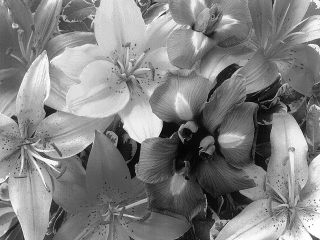
%> input picture HW#1/hw1/fl_orig.pgm, 320 x 240 px
$ octave hw1_template.m   (GNU Octave 9; MATLAB toolbox functions it lacks are replaced by stand-ins)
%> lines starting %> are read from the running program, lines starting %| are printed output that depends on the picture
% read the PGM image into MATLAB
clear; close all;
x=imread('fl_orig.pgm');
%> x is the input picture: size 240x320 uint8; min 2, max 255, mean 129.9

% display the image
figure('Name','Original','NumberTitle','off'), imshow(x, []);

% convert image to double format
x=double(x);
%> x: size 240x320 double
whos x

% read the instruction of interp2
help interp2

% zero-order interpolation (replication)
y0=interp2(x,'nearest');
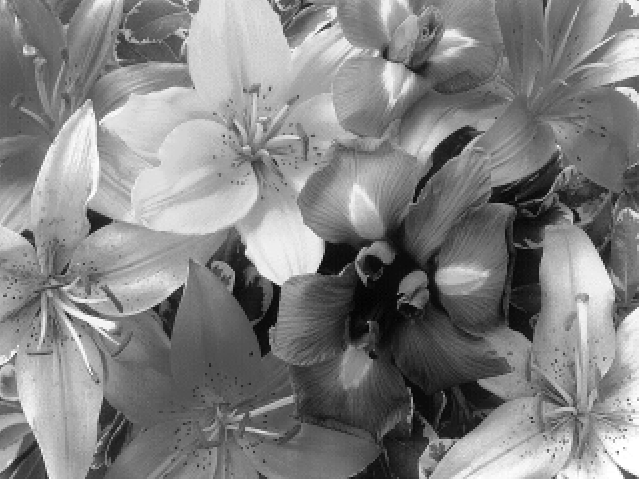
%> y0: size 479x639 double; min 2, max 255, mean 129.8

% display interpolated image
figure('Name','Nearest interpolation','NumberTitle','off'), imshow(y0,[]);

% check replication property
x(1:4,1:4)
%> ans = [157 191 211 161; 162 187 222 182; 168 179 195 160; 163 183 181 155]
y0(1:9,1:9)
%> ans = [157 191 191 211 211 161 161 115 115; 162 187 187 222 222 182 182 136 136; 162 187 187 222 222 182 182 136 136; 168 179 179 195 195 160 160 120 120; 168 179 179 195 195 160 160 120 120; 163 183 183 181 181 155 155 128 128; 163 183 183 181 181 155 155 128 128; 157 173 173 174 174 153 153 136 136; 157 173 173 174 174 153 153 136 136]

% repeat the process for linear and cubic interpolation
% perform interpolation and show its property

% first-order interpolation (bilinear interpolation)
y1=interp2(x,'bilinear');
% display interpolated image
figure('Name','Bilinear interpolation','NumberTitle','off'), imshow(y1,[]);
% check bilinear property
x(1:4,1:4)
%> ans = [157 191 211 161; 162 187 222 182; 168 179 195 160; 163 183 181 155]
y1(1:9,1:9)
%> ans = [157 174 191 201 211 186 161 138 115; 159.5 174.2 189 202.8 216.5 194 171.5 148.5 125.5; 162 174.5 187 204.5 222 202 182 159 136; 165 174 183 195.8 208.5 189.8 171 149.5 128; 168 173.5 179 187 195 177.5 160 140 120; 165.5 173.2 181 184.5 188 172.8 157.5 140.8 124; 163 173 183 182 181 168 155 141.5 128; 160 169 178 177.8 177.5 165.8 154 143 132; 157 165 173 173.5 174 163.5 153 144.5 136]

% bicubic interpolation
y2=interp2(x,'bicubic');
% display interpolated image
figure('Name','Bicubic interpolation','NumberTitle','off'), imshow(y2,[]);
% check cubic property
x(1:4,1:4)
%> ans = [157 191 211 161; 162 187 222 182; 168 179 195 160; 163 183 181 155]
y2(1:9,1:9)
%> ans = [157 175.8 191 206.2 211 190.1 161 135.1 115; 159.4 174.2 189.5 210 221.2 204 176.9 152 130.1; 162 173.2 187 208.6 222 207.1 182 157.8 136; 165.6 172.7 182.5 199.7 210.1 195.8 172.6 148.5 128.8; 168 172.9 179 189.9 195 181 160 136.6 120; 166.2 174.8 181.1 186.8 186.8 174 156.2 135.8 122.5; 163 175.8 183 184.9 181 169.6 155 138.3 128; 160.5 172.1 178.8 180.9 177.8 167.2 153.9 140.8 132.4; 157 166.9 173 175.8 174 164.6 153 143.2 136]
